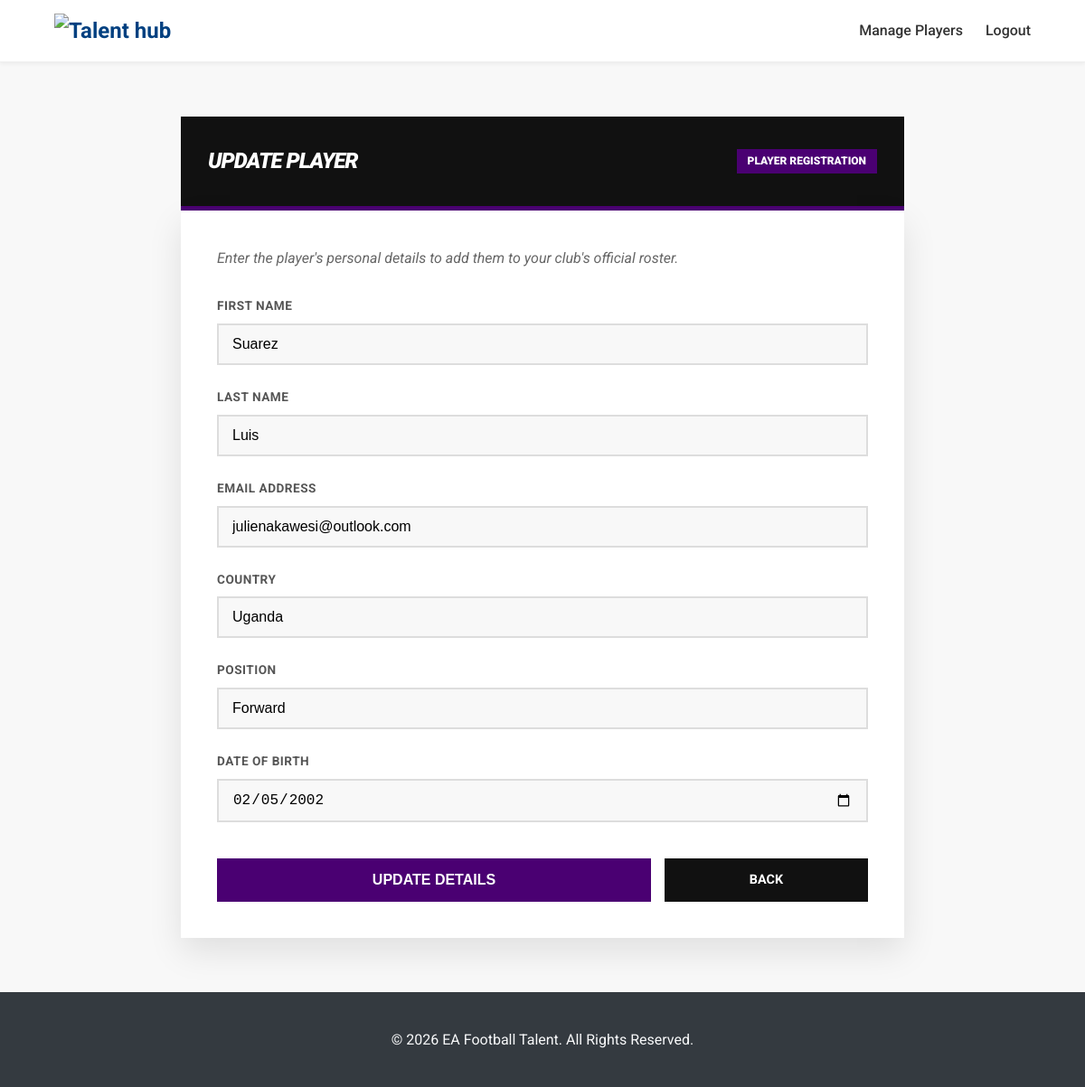
Page /roster/edit/7/ (signed in) on the committed database.
### core/models.py (models this page shows, shortened)
class CustomUser(AbstractUser):
    USER_TYPE_CHOICES = (
        ('player', 'Player'),
        ('club', 'Club'),
        ('academy', 'Academy'),
    )
    user_type = models.CharField(max_length=10, choices=USER_TYPE_CHOICES)

class PlayerProfile(models.Model):
    user = models.OneToOneField(CustomUser, on_delete=models.CASCADE, primary_key=True)
    country = models.CharField(max_length=100)
    position = models.CharField(max_length=50)
    date_of_birth = models.DateField()
    bio = models.TextField(blank=True, null=True)
    club = models.ForeignKey(ClubProfile, on_delete=models.SET_NULL, null=True, blank=True, related_name='players')
    academy = models.ForeignKey(AcademyProfile, on_delete=models.SET_NULL, null=True, blank=True, related_name='players')

### core/views.py (the view)
# urls.py: path('roster/edit/<int:pk>/', edit_roster_player, name='edit_roster_player'),
@login_required
def edit_roster_player(request, pk):
    if request.user.user_type == 'club':
        profile = request.user.clubprofile
        player_profile = get_object_or_404(PlayerProfile, pk=pk, club=profile)
    elif request.user.user_type == 'academy':
        profile = request.user.academyprofile
        player_profile = get_object_or_404(PlayerProfile, pk=pk, academy=profile)
    else:
        return redirect('home')
    player_user = player_profile.user
    if request.method == 'POST':
        form = PlayerManagementForm(request.POST, instance=player_user)
        if form.is_valid():
            if request.user.user_type == 'club':
                form.save(club=profile)
            else:
                form.save(academy=profile)
            return redirect('manage_roster')
    else:
        initial_data = {
            'country': player_profile.country,
            'position': player_profile.position,
            'date_of_birth': player_profile.date_of_birth,
        }
        form = PlayerManagementForm(instance=player_user, initial=initial_data)
    return render(request, 'player_form.html', {'form': form, 'title': 'Update Player'})

### core/forms.py (shortened to what this page needs)
class PlayerManagementForm(forms.ModelForm):
    country = forms.CharField(max_length=100)
    position = forms.CharField(max_length=50)
    date_of_birth = forms.DateField(widget=forms.DateInput(attrs={'type': 'date'}))
    class Meta:
        model = CustomUser
        fields = ['first_name', 'last_name', 'email']

### core/templates/player_form.html (shortened to what this page needs)
{% extends 'base.html' %}
{% load static %}
{% block content %}
<div class="form-container">
  <div class="form-header">
    <h2>{{ title }}</h2>
    <span class="live-indicator">Player Registration</span>
  </div>
  <div class="form-card">
    <p style="margin-bottom: 30px; color: #666; font-style: italic;">
      Enter the player's personal details to add them to your club's official roster.
    </p>
    <form method="post" novalidate>
      {% for field in form %}
      <div class="form-group">
        <label for="{{ field.id_for_label }}">{{ field.label }}</label>
        {{ field }}
      </div>
      {% endfor %}
      <div class="btn-row">
        <button type="submit" class="btn-save">
          {% if "Update" in title %}Update Details{% else %}Register to Roster{% endif %}
        </button>
        <a href="{% url 'manage_roster' %}" class="btn-cancel">Back</a>
      </div>
    </form>
  </div>
</div>
{% endblock %}

### core/static/style.css (style rules this page uses)
body, h1, h2, h3, p, ul, form { margin: 0; padding: 0; }
body { font-family: 'Poppins', sans-serif; background-color: #f8f9fa; color: #333; line-height: 1.6; }

### core/templates/player_form.html (style rules this page uses)
:root { --sky-purple: #4a0072; --sky-purple-dark: #31004a; --sky-purple-light: #7b1fa2; --deep-black: #111111; --pure-white: #ffffff; --soft-gray: #f8f8f8; --border-gray: #dddddd; }
body { background-color: var(--soft-gray); font-family: 'Roboto', sans-serif; color: var(--deep-black); }
.form-container { max-width: 800px; margin: 60px auto; padding: 0 20px; }
.form-header { background-color: var(--deep-black); padding: 30px; border-bottom: 5px solid var(--sky-purple); display: flex; justify-content: space-between; align-items: center; }
.form-header h2 { color: var(--pure-white); margin: 0; font-weight: 900; text-transform: uppercase; font-style: italic; letter-spacing: -1px; }
.live-indicator { background: var(--sky-purple); color: white; padding: 4px 12px; font-size: 0.75rem; font-weight: 900; text-transform: uppercase; }
.form-card { background: var(--pure-white); padding: 40px; box-shadow: 0 15px 35px rgba(0,0,0,0.1); }
.form-group { margin-bottom: 25px; }
.form-group label { display: block; font-weight: 700; text-transform: uppercase; font-size: 0.85rem; color: #555; margin-bottom: 8px; letter-spacing: 0.5px; }
.form-group input, .form-group select, .form-group textarea { width: 100%; padding: 12px 15px; border: 2px solid var(--border-gray); background: var(--soft-gray); font-size: 1rem; transition: all 0.3s; border-radius: 0; box-sizing: border-box; }
.btn-row { margin-top: 40px; display: flex; gap: 15px; }
.btn-save { flex: 2; background-color: var(--sky-purple); color: white; border: none; padding: 15px; font-weight: 900; text-transform: uppercase; font-size: 1rem; cursor: pointer; transition: background 0.2s; display: flex; justify-content: center; align-items: center; }
.btn-cancel { flex: 1; background-color: var(--deep-black); color: white; text-decoration: none; display: flex; justify-content: center; align-items: center; font-weight: 700; text-transform: uppercase; font-size: 0.9rem; transition: opacity 0.2s; }

### rows in the picture
CustomUser: form "Suarez" "Luis" "julienakawesi@outlook.com"
PlayerProfile: form "Uganda" "Forward"

### other values in the picture
{{ title }} "UPDATE PLAYER"
{{ field.label }} "FIRST NAME" "LAST NAME" "EMAIL ADDRESS" "COUNTRY" "POSITION" "DATE OF BIRTH"
